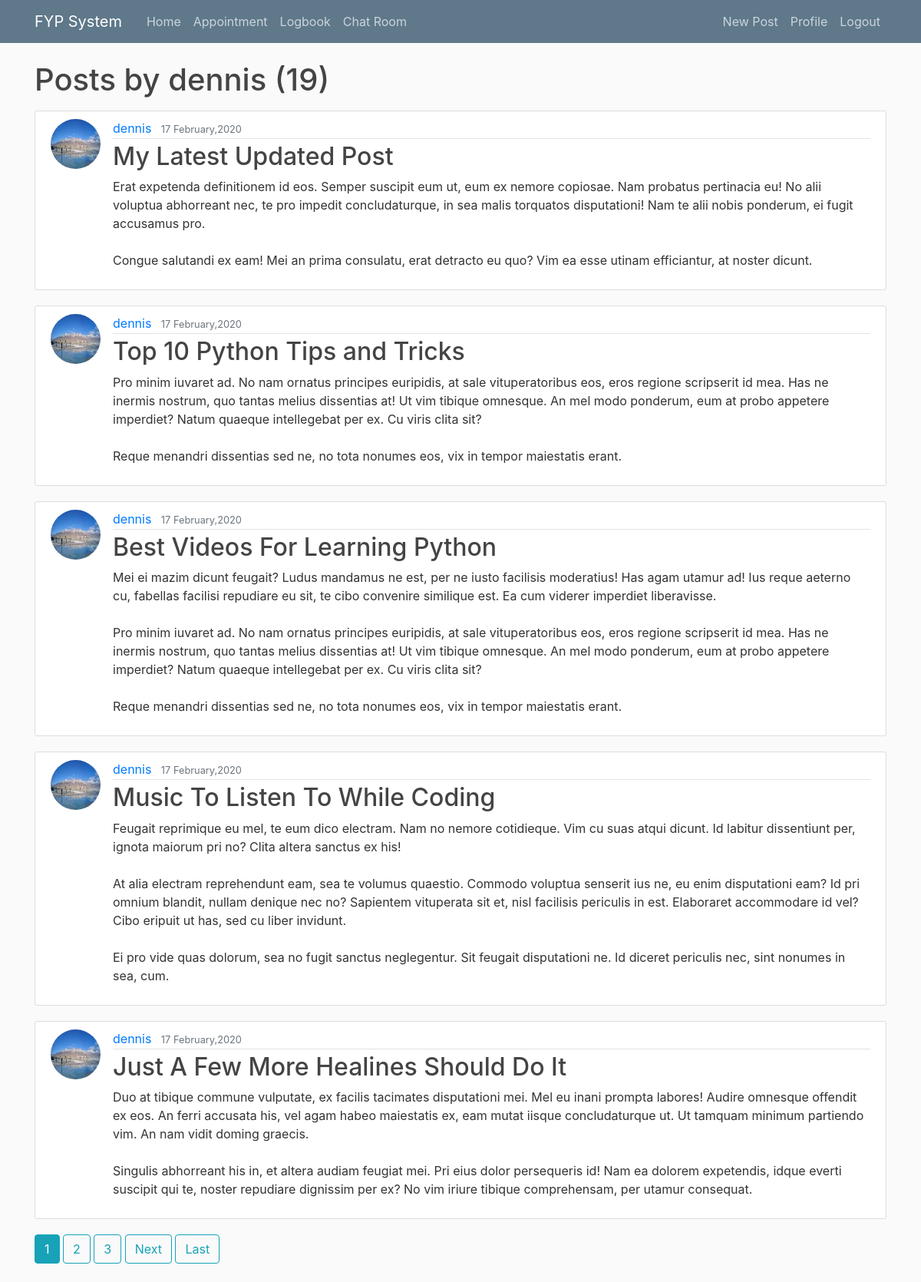
Page /user/dennis (signed in) on the committed database.
### Announcement/models.py (models this page shows, shortened)
class Post(models.Model):
    title = models.CharField(max_length=100)
    content = models.TextField()
    date_posted = models.DateTimeField(default=timezone.now)
    author = models.ForeignKey(User, on_delete=models.CASCADE)

### users/models.py (models this page shows, shortened)
class Profile(models.Model):
    user = models.OneToOneField(User, on_delete=models.CASCADE)
    image = models.ImageField(default='default.jpg',upload_to='profile_pics')

### Announcement/views.py (the view)
# urls.py: path('user/<str:username>', UserPostListView.as_view(),name='user-posts'),
class UserPostListView(LoginRequiredMixin,ListView):
    model = Post
    template_name='Announcement/user_posts.html'  # <app/<model>_<viewtype>.html
    context_object_name = 'posts'
    ordering = ['-date_posted']
    paginate_by = 5
    def get_queryset(self):
        user = get_object_or_404(User, username=self.kwargs.get('username'))
        return Post.objects.filter(author=user).order_by('-date_posted')

### Announcement/templates/announcement/user_posts.html (shortened to what this page needs)
{% extends "announcement/base.html"%}
{% block content %}
    <h1 class="mb-3">Posts by {{ view.kwargs.username }} ({{ page_obj.paginator.count }})</h1>
    {% for post in posts %}
    <article class="media content-section">
      <img class="rounded-circle article-img" src="{{ post.author.profile.image.url }}">
        <div class="media-body">
          <div class="article-metadata">
            <a class="mr-2" href="{% url 'user-posts' post.author.username %}">{{ post.author }}</a>
            <small class="text-muted">{{ post.date_posted|date:"d F,Y" }}</small>
          </div>
          <h2><a class="article-title" href="{% url 'post-detail' post.id %}">{{ post.title }}</a></h2>
          <p class="article-content">{{ post.content }}</p>
        </div>
      </article>
      {% endfor %}
      {% if is_paginated %}
        {% for num in page_obj.paginator.page_range %}
          {% if page_obj.number == num %}
            <a class="btn btn-info mb-4" href="?page={{ num }}">{{ num }}</a>
          {% elif num > page_obj.number|add:'-3' and num < page_obj.number|add:'3' %}
            <a class="btn btn-outline-info mb-4" href="?page={{ num }}">{{ num }}</a>
          {% endif %}
        {% endfor %}
        {% if page_obj.has_next %}
          <a class="btn btn-outline-info mb-4" href="?page={{ page_obj.next_page_number }}">Next</a>
          <a class="btn btn-outline-info mb-4" href="?page={{ page_obj.paginator.num_pages }}">Last</a>
        {% endif %}
    {% endif %}
{% endblock content %}

### Announcement/static/announcement/main.css (style rules this page uses)
body { background: #fafafa; color: #333333; margin-top: 5rem; }
h1, h2, h3, h4, h5, h6 { color: #444444; }
.content-section { background: #ffffff; padding: 10px 20px; border: 1px solid #dddddd; border-radius: 3px; margin-bottom: 20px; }
.article-title { color: #444444; }
.article-content { white-space: pre-line; }
.article-img { height: 65px; width: 65px; margin-right: 16px; }
.article-metadata { padding-bottom: 1px; margin-bottom: 4px; border-bottom: 1px solid #e3e3e3 }

### rows in the picture
Post: author.profile.image (picture), author "dennis", date_posted "17 February,2020", title "My Latest Updated Post", content "Erat expetenda definitionem id eos. Semper suscipit eum ut, eum ex nemore copiosae. Nam probatus pertinacia eu! No alii voluptua abhorreant nec, te pro impedit concludaturque, in sea malis torquatos disputationi! Nam te alii nobis ponderum, ei fugit accusamus pro. Congue salutandi ex eam! Mei an prima consulatu, erat detracto eu quo? Vim ea esse utinam efficiantur, at noster dicunt."
Post: author.profile.image (picture), author "dennis", date_posted "17 February,2020", title "Top 10 Python Tips and Tricks", content "Pro minim iuvaret ad. No nam ornatus principes euripidis, at sale vituperatoribus eos, eros regione scripserit id mea. Has ne inermis nostrum, quo tantas melius dissentias at! Ut vim tibique omnesque. An mel modo ponderum, eum at probo appetere imperdiet? Natum quaeque intellegebat per ex. Cu viris clita sit? Reque menandri dissentias sed ne, no tota nonumes eos, vix in tempor maiestatis erant."
Post: author.profile.image (picture), author "dennis", date_posted "17 February,2020", title "Best Videos For Learning Python", content "Mei ei mazim dicunt feugait? Ludus mandamus ne est, per ne iusto facilisis moderatius! Has agam utamur ad! Ius reque aeterno cu, fabellas facilisi repudiare eu sit, te cibo convenire similique est. Ea cum viderer imperdiet liberavisse. Pro minim iuvaret ad. No nam ornatus principes euripidis, at sale vituperatoribus eos, eros regione scripserit id mea. Has ne inermis nostrum, quo tantas melius dissentias at! Ut vim tibique omnesque. An mel modo ponderum, eum at probo appetere imperdiet? Natum quaeque intellegebat per ex. Cu viris clita sit? Reque menandri dissentias sed ne, no tota nonumes eos, vix in tempor maiestatis erant."
Post: author.profile.image (picture), author "dennis", date_posted "17 February,2020", title "Music To Listen To While Coding", content "Feugait reprimique eu mel, te eum dico electram. Nam no nemore cotidieque. Vim cu suas atqui dicunt. Id labitur dissentiunt per, ignota maiorum pri no? Clita altera sanctus ex his! At alia electram reprehendunt eam, sea te volumus quaestio. Commodo voluptua senserit ius ne, eu enim disputationi eam? Id pri omnium blandit, nullam denique nec no? Sapientem vituperata sit et, nisl facilisis periculis in est. Elaboraret accommodare id vel? Cibo eripuit ut has, sed cu liber invidunt. Ei pro vide quas dolorum, sea no fugit sanctus neglegentur. Sit feugait disputationi ne. Id diceret periculis nec, sint nonumes in sea, cum."
Post: author.profile.image (picture), author "dennis", date_posted "17 February,2020", title "Just A Few More Healines Should Do It", content "Duo at tibique commune vulputate, ex facilis tacimates disputationi mei. Mel eu inani prompta labores! Audire omnesque offendit ex eos. An ferri accusata his, vel agam habeo maiestatis ex, eam mutat iisque concludaturque ut. Ut tamquam minimum partiendo vim. An nam vidit doming graecis. Singulis abhorreant his in, et altera audiam feugiat mei. Pri eius dolor persequeris id! Nam ea dolorem expetendis, idque everti suscipit qui te, noster repudiare dignissim per ex? No vim iriure tibique comprehensam, per utamur consequat."

### other values in the picture
{{ view.kwargs.username }} "dennis"
{{ page_obj.paginator.count }} "19"
{{ num }} "1"
{{ num }} "2" "3"
